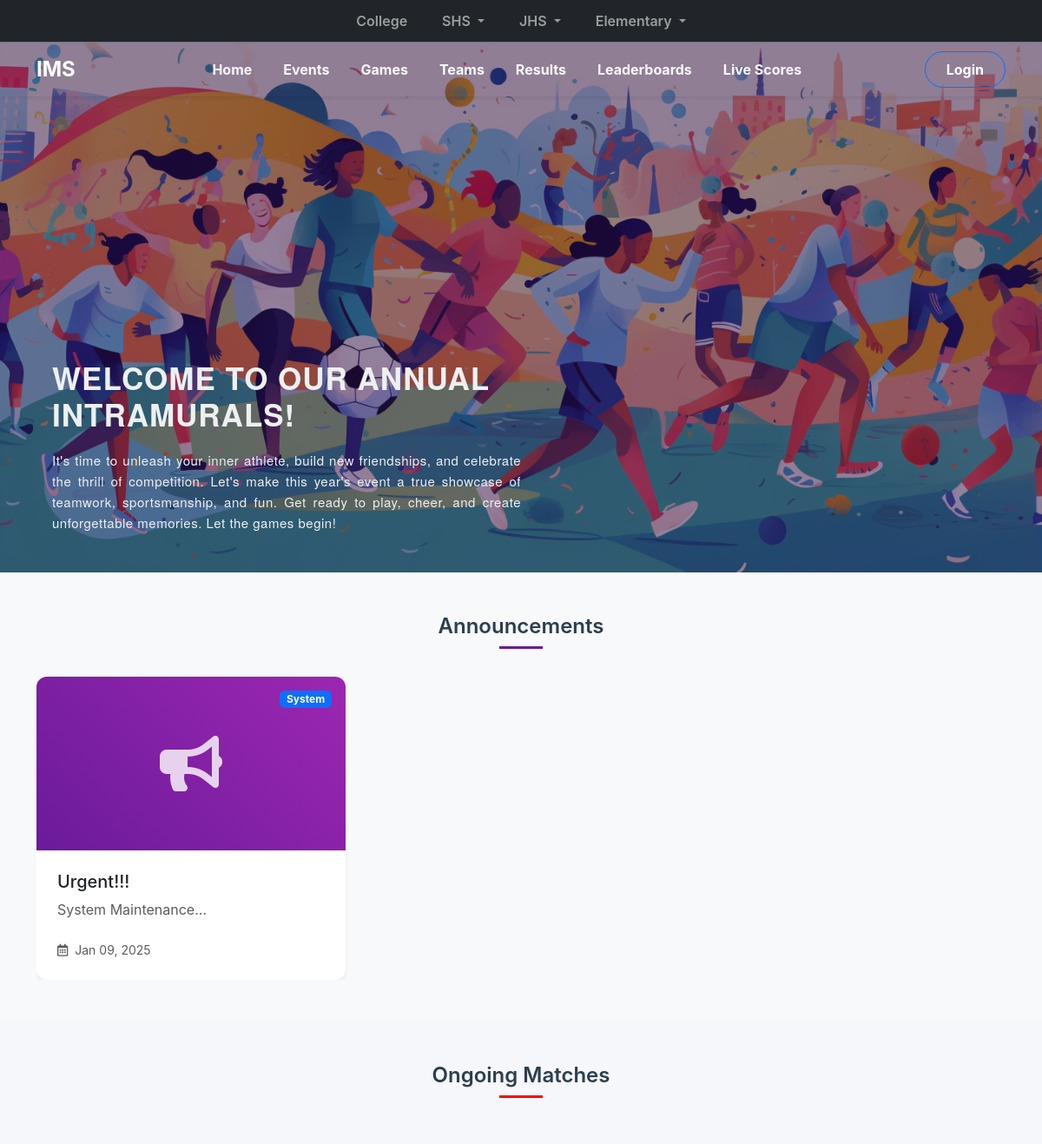
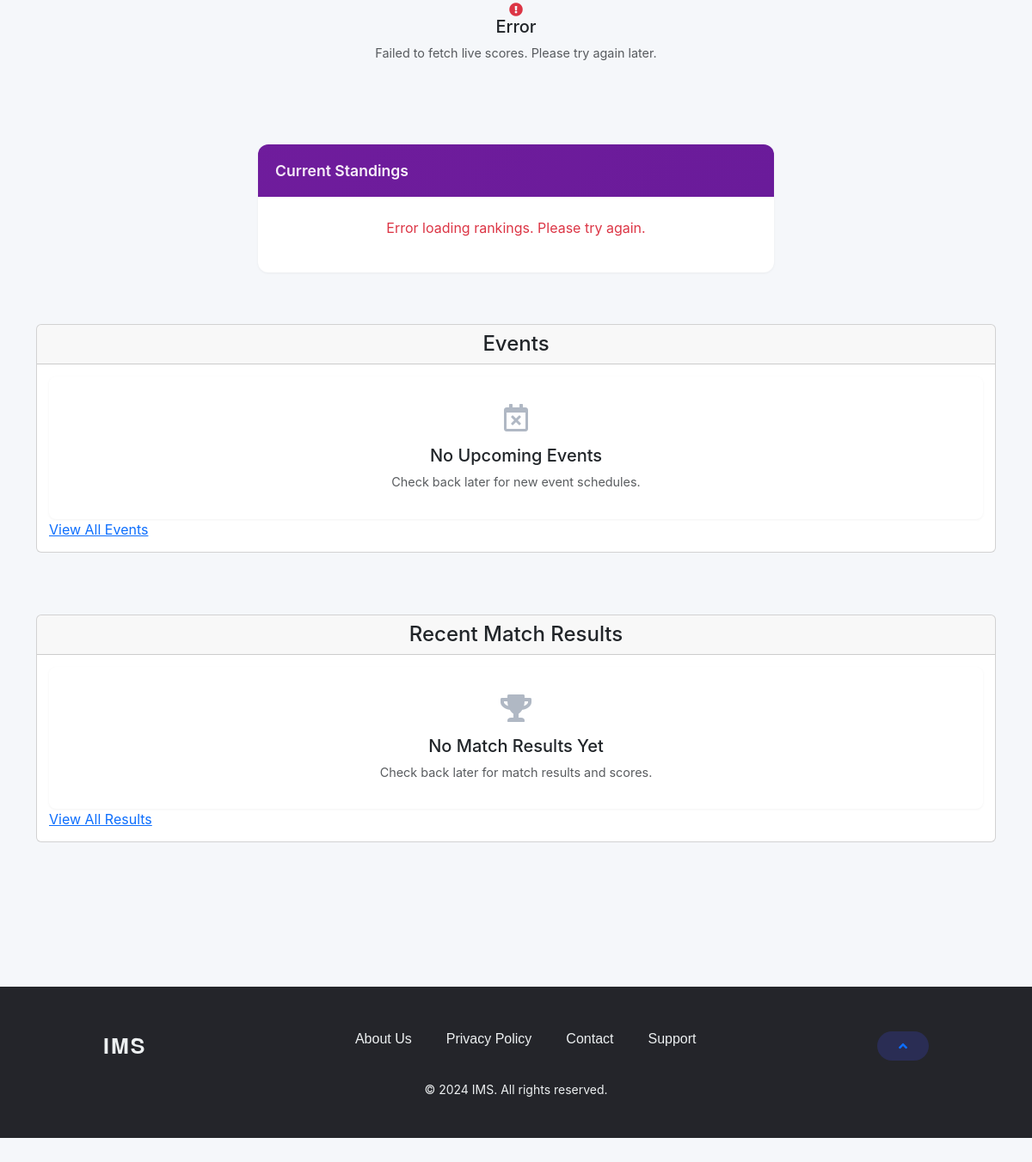
/home.php?school_id=8&department_id=4, run on the app's committed database (2 pictures, top to bottom).
### tables this page shows
CREATE TABLE `departments` (
  `id` int(11) NOT NULL,
  `department_name` enum('Elementary','JHS','SHS','College','System') NOT NULL,
  `school_id` int(11) DEFAULT NULL
);

CREATE TABLE `announcement` (
  `id` int(11) NOT NULL,
  `title` varchar(255) NOT NULL,
  `message` text NOT NULL,
  `image` varchar(255) DEFAULT NULL,
  `school_id` int(11) DEFAULT NULL,
  `department_id` int(11) NOT NULL,
  `created_at` datetime DEFAULT current_timestamp()
);

### navbarhome.php (the view, shortened to what the rows shown need)
<?php
$conn = con();
$school_id = isset($_GET['school_id']) ? (int)$_GET['school_id'] : 0;
$departments = [];
if ($school_id > 0) {
    $query = $conn->prepare("SELECT id, department_name FROM departments WHERE school_id = ?");
    $query->bind_param("i", $school_id);
    $query->execute();
    $result = $query->get_result();
    while ($row = $result->fetch_assoc()) {
        $departments[] = $row;
    }
}
?>
<nav class="navbar navbar-dark bg-dark py-1 fixed-top border-bottom border-secondary">
    <div class="container">
        <div class="w-100 justify-content-center" id="topNav">
            <ul class="navbar-nav d-flex flex-row flex-wrap gap-2 justify-content-center">
                <?php foreach ($departments as $department): ?>
                    <?php if ($department['department_name'] === 'College'): ?>
                        <li class="nav-item">
                            <a class="nav-link fw-semibold px-3 rounded-pill small <?php echo isset($active_department) && $active_department == $department['id'] ? 'active bg-primary' : ''; ?>"
                                href="#"
                                onclick="handleDepartmentClick(<?php echo $department['id']; ?>, '<?php echo $department['department_name']; ?>'); return false;">
                                <?php echo htmlspecialchars($department['department_name']); ?>
                            </a>
                        </li>
                    <?php else: ?>
                        <li class="nav-item dropdown">
                            <a class="nav-link dropdown-toggle fw-semibold px-3 rounded-pill small <?php echo isset($active_department) && $active_department == $department['id'] ? 'active bg-primary' : ''; ?>"
                                href="#"
                                id="navbarDropdown<?php echo $department['id']; ?>"
                                role="button"
                                data-bs-toggle="dropdown"
                                aria-expanded="false">
                                <?php echo htmlspecialchars($department['department_name']); ?>
                            </a>
                        </li>
                    <?php endif; ?>
                <?php endforeach; ?>
            </ul>
        </div>
    </div>
</nav>

### home.php (shortened to what the rows shown need)
<?php
include 'navbarhome.php';
?>
<!DOCTYPE html>
<head>
    <link href="https://cdn.jsdelivr.net/npm/bootstrap@5.3.3/dist/css/bootstrap.min.css" rel="stylesheet">
    <link href="home.css" rel="stylesheet">
    <link rel="stylesheet" href="https://cdnjs.cloudflare.com/ajax/libs/font-awesome/5.15.4/css/all.min.css">
</head>
<body>
    <section class="welcome-hero">
        <div class="hero-overlay">
            <div class="hero-content">
                <h1>Welcome to our Annual Intramurals!</h1>
            </div>
        </div>
    </section>
    <div class="announcement-section py-5 bg-light">
        <div class="container">
            <div id="announcementCarousel" class="carousel slide" data-bs-ride="carousel">
                <div class="carousel-inner">
                    <?php
                    $department_id = isset($_GET['department_id']) ? intval($_GET['department_id']) : 0;
                    $school_id = isset($_GET['school_id']) ? intval($_GET['school_id']) : 0;
                    $query_special = "SELECT a.id, a.title, a.message, a.image, a.created_at, d.department_name
                                  FROM announcement a
                                  LEFT JOIN departments d ON a.department_id = d.id
                                  WHERE a.department_id = 0 AND a.school_id = 0
                                  ORDER BY a.created_at DESC";
                    $query_filtered = "SELECT a.id, a.title, a.message, a.image, a.created_at, d.department_name
                                   FROM announcement a
                                   LEFT JOIN departments d ON a.department_id = d.id
                                   WHERE 1=1";
                    if ($department_id > 0) {
                        $query_filtered .= " AND a.department_id = ?";
                    }
                    if ($school_id > 0) {
                        $query_filtered .= " AND a.school_id = ?";
                    }
                    $query_filtered .= " ORDER BY a.created_at DESC";
                    $stmt_special = $conn->prepare($query_special);
                    if ($stmt_special->execute()) {
                        $special_results = $stmt_special->get_result();
                        $special_cards = [];
                        while ($row = $special_results->fetch_assoc()) {
                            $special_cards[] = $row;
                        }
                    } else {
                        echo '<div class="alert alert-danger">Error loading priority announcements</div>';
                    }
                    $stmt_filtered = $conn->prepare($query_filtered);
                    if ($department_id > 0 || $school_id > 0) {
                        $params = [];
                        $types = '';
                        if ($department_id > 0) {
                            $params[] = $department_id;
                            $types .= "i";
                        }
                        if ($school_id > 0) {
                            $params[] = $school_id;
                            $types .= "i";
                        }
                        $stmt_filtered->bind_param($types, ...$params);
                    }
                    if ($stmt_filtered->execute()) {
                        $filtered_cards = [];
                    } else {
                        echo '<div class="alert alert-danger">Error loading filtered announcements</div>';
                    }
                    $cards = array_merge($special_cards, $filtered_cards);
                    if (count($cards) > 0) {
                        $card_groups = array_chunk($cards, 3);
                        foreach ($card_groups as $index => $group) {
                            echo '<div class="carousel-item ' . ($index === 0 ? 'active' : '') . '">
                                <div class="row g-4">';
                            foreach ($group as $row) {
                                $date = new DateTime($row['created_at']);
                                $formatted_date = $date->format('M d, Y');
                                $has_image = !empty($row['image']) && file_exists('uploads/' . $row['image']);
                                echo '<div class="col-md-4">
                                    <a href="announcement_details.php?id=' . $row['id'] . '&school_id=' . $_GET['school_id'] . '&department_id=' . $_GET['department_id'] . '" class="text-decoration-none">
                                    <div class="announcement-card card h-100 shadow-sm hover-lift">
                                        <div class="position-relative">';
                                if ($has_image) {
                                    echo '<img src="uploads/' . htmlspecialchars($row['image']) . '"
                                           class="card-img-top"
                                           style="height: 200px; object-fit: cover;"
                                           alt="' . htmlspecialchars($row['title']) . '">';
                                } else {
                                    echo '<div class="default-announcement-image">
                                        <i class="fas fa-bullhorn"></i>
                                      </div>';
                                }
                                echo ($row['department_name'] ? '<span class="badge bg-primary position-absolute top-0 end-0 m-3">' . htmlspecialchars($row['department_name']) . '</span>' : '') . '
                                        </div>
                                        <div class="card-body p-4">
                                            <h5 class="card-title mb-2 text-truncate">' . htmlspecialchars($row['title']) . '</h5>
                                            <p class="card-text text-muted">' . htmlspecialchars(substr($row['message'], 0, 100)) . '...</p>
                                        </div>
                                        <div class="card-footer bg-transparent border-top-0 p-4 pt-0">
                                            <small class="text-muted">
                                                <i class="far fa-calendar-alt me-2"></i>' . $formatted_date . '
                                            </small>
                                        </div>
                                    </div>
                                    </a>
                                </div>';
                            }
                            echo '</div></div>';
                        }
                    }
                    ?>
                </div>
            </div>
        </div>
    </div>
</body>
</html>

### data on the page
departments: department_name "College"
departments: department_name "SHS"
departments: department_name "JHS"
departments: department_name "Elementary"
announcement: department.department_name "System", title "Urgent!!!", message "System Maintenance", created_at "Jan 09, 2025"
